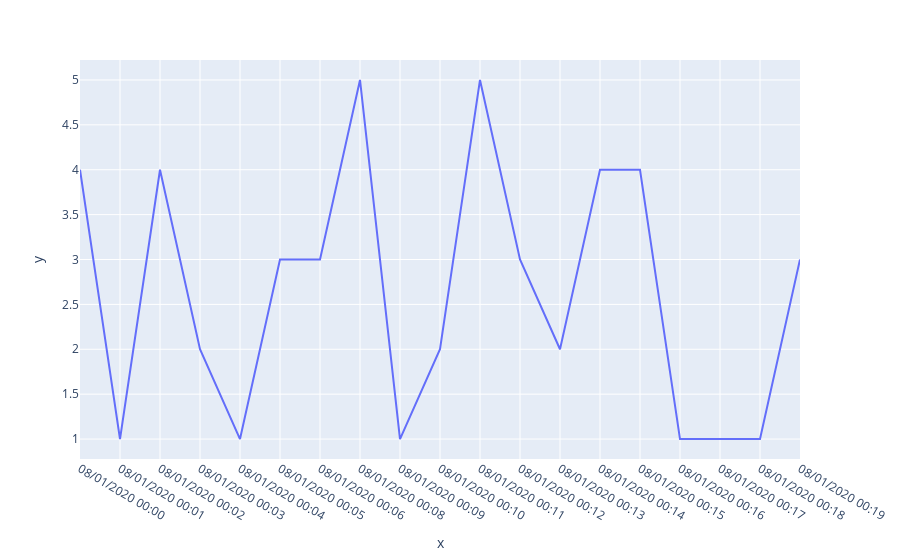

This figure's notebook cell:
### Code cell
# How demand of bikes varies throughout the day
fig = px.line(x=df['Start Date'].value_counts().sort_index().index, y=df['Start Date'].value_counts().sort_index().values)
fig.show()

### Figure 1 — Plotly figure (JSON) as saved in the notebook; plotly's stock layout.template omitted (floating-point values rounded to 4 significant figures)
{"data": [{"hovertemplate": "x=%{x}<br>y=%{y}<extra></extra>", "legendgroup": "", "line": {"color": "#636efa", "dash": "solid"}, "marker": {"symbol": "circle"}, "mode": "lines", "name": "", "orientation": "v", "showlegend": false, "type": "scatter", "x": ["08/01/2020 00:00", "08/01/2020 00:01", "08/01/2020 00:02", "08/01/2020 00:03", "08/01/2020 00:04", "08/01/2020 00:05", "08/01/2020 00:06", "08/01/2020 00:08", "08/01/2020 00:09", "08/01/2020 00:10", "08/01/2020 00:11", "08/01/2020 00:12", "08/01/2020 00:13", "08/01/2020 00:14", "08/01/2020 00:15", "08/01/2020 00:16", "08/01/2020 00:17", "08/01/2020 00:18", "08/01/2020 00:19"], "xaxis": "x", "y": [4, 1, 4, 2, 1, 3, 3, 5, 1, 2, 5, 3, 2, 4, 4, 1, 1, 1, 3], "yaxis": "y"}], "layout": {"legend": {"tracegroupgap": 0}, "margin": {"t": 60}, "xaxis": {"anchor": "y", "domain": [0, 1], "title": {"text": "x"}}, "yaxis": {"anchor": "x", "domain": [0, 1], "title": {"text": "y"}}}}
